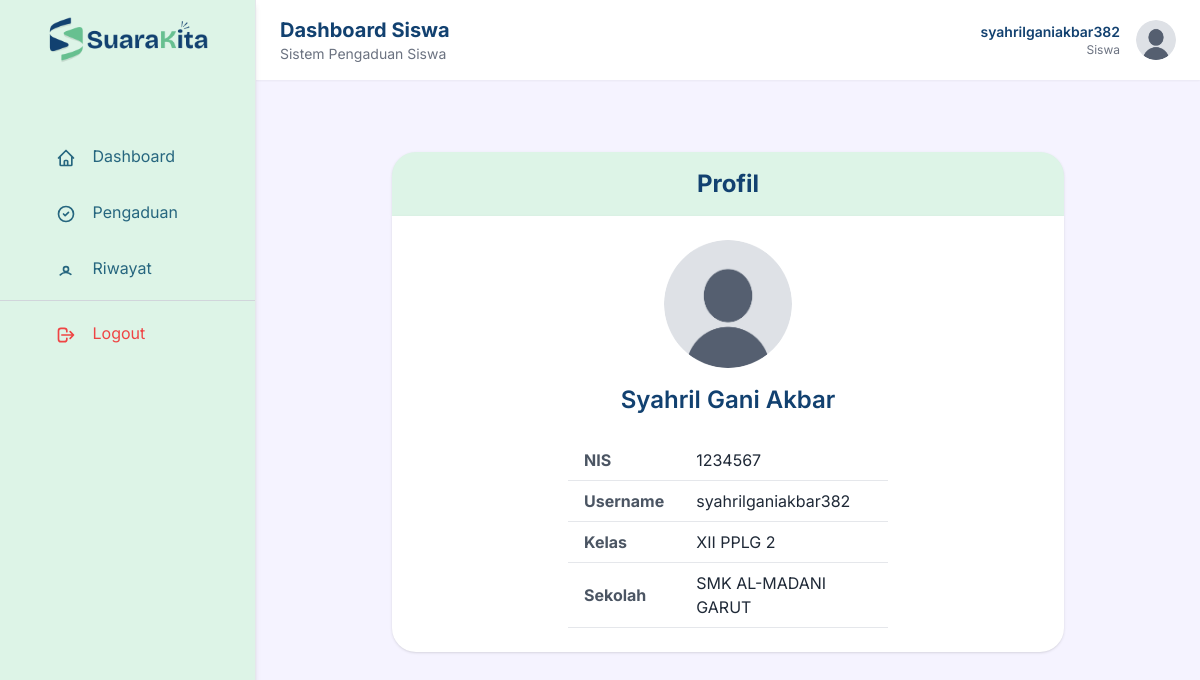
The page /siswa/profil_siswa.php (signed in) on the database its author committed.
### tables this page shows
CREATE TABLE `users` (
  `id` int(11) NOT NULL,
  `sekolah_id` int(11) NOT NULL,
  `username` varchar(50) NOT NULL,
  `password` varchar(100) NOT NULL,
  `level` enum('admin','siswa') NOT NULL,
  `nama` varchar(100) DEFAULT NULL,
  `nis` varchar(20) DEFAULT NULL,
  `kelas` varchar(20) DEFAULT NULL
);

CREATE TABLE `sekolah` (
  `id` int(11) NOT NULL,
  `nama_sekolah` varchar(100) NOT NULL,
  `alamat` text DEFAULT NULL
);

### siswa/profil_siswa.php (the view, shortened to what this page needs)
<?php
include '../config.php';
$siswa_id = $_SESSION['siswa_id'];
$q_siswa = mysqli_query(
    $config,
    "SELECT s.*, se.nama_sekolah
     FROM users s
     LEFT JOIN sekolah se ON s.sekolah_id = se.id
     WHERE s.id = '$siswa_id'
       AND s.level = 'siswa'"
);
$siswa = mysqli_fetch_assoc($q_siswa);
?>
<!DOCTYPE html>
<html lang="en">
<head>
    <script src="https://cdn.tailwindcss.com"></script>
</head>
<body class="bg-violet-50">
<?php include 'partials/sidebar.php'; ?>
<main class="ml-64 min-h-screen">
    <?php include 'partials/header.php'; ?>
    <section class="p-6 mt-20">
        <div class="bg-mint rounded-t-3xl shadow justify-center flex max-w-2xl mx-auto p-4">
            <h1 class="text-2xl font-bold text-navy">Profil</h1>
        </div>
        <div class="bg-white p-6 rounded-b-3xl shadow max-w-2xl mx-auto">
            <div class="flex flex-col items-center">
                <img src="../assets/img/profil.webp" alt="Foto Profil siswa" class="w-32 h-32 rounded-full object-cover mb-4">
                <h2 class="text-2xl font-semibold text-navy mb-2"><?= htmlspecialchars($siswa['nama']); ?></h2>
                <div class="w-full mt-4 max-w-xs">
                    <table class="table-auto w-full border-collapse text-left">
                        <tbody>
                            <tr class="border-b">
                                <th class="py-2 px-4 text-gray-600">NIS</th>
                                <td class="py-2 px-4 text-gray-800"><?= htmlspecialchars($siswa['nis']); ?></td>
                            </tr>
                            <tr class="border-b">
                                <th class="py-2 px-4 text-gray-600">Username</th>
                                <td class="py-2 px-4 text-gray-800"><?= htmlspecialchars($siswa['username']); ?></td>
                            </tr>
                            <tr class="border-b">
                                <th class="py-2 px-4 text-gray-600">Kelas</th>
                                <td class="py-2 px-4 text-gray-800"><?= htmlspecialchars($siswa['kelas']); ?></td>
                            </tr>
                            <tr class="border-b">
                                <th class="py-2 px-4 text-gray-600">Sekolah</th>
                                <td class="py-2 px-4 text-gray-800"><?= htmlspecialchars($siswa['nama_sekolah']); ?></td>
                            </tr>
                        </tbody>
                    </table>
                </div>
            </div>
        </div>
    </section>
</main>
</body>
</html>

### siswa/profil_siswa.php (style rules this page uses)
html, body { font-family: 'Inter', ui-sans-serif, system-ui, -apple-system, BlinkMacSystemFont, "Segoe UI", Roboto, "Helvetica Neue", Arial, "Noto Sans", sans-serif; }

### rows shown on the page
users: nama "Syahril Gani Akbar", nis "1234567", username "syahrilganiakbar382", kelas "XII PPLG 2", sekolah.nama_sekolah "SMK AL-MADANI GARUT"

### other values the page prints
$_SESSION['siswa_username'] "syahrilganiakbar382"
$siswaUsername "syahrilganiakbar382"
